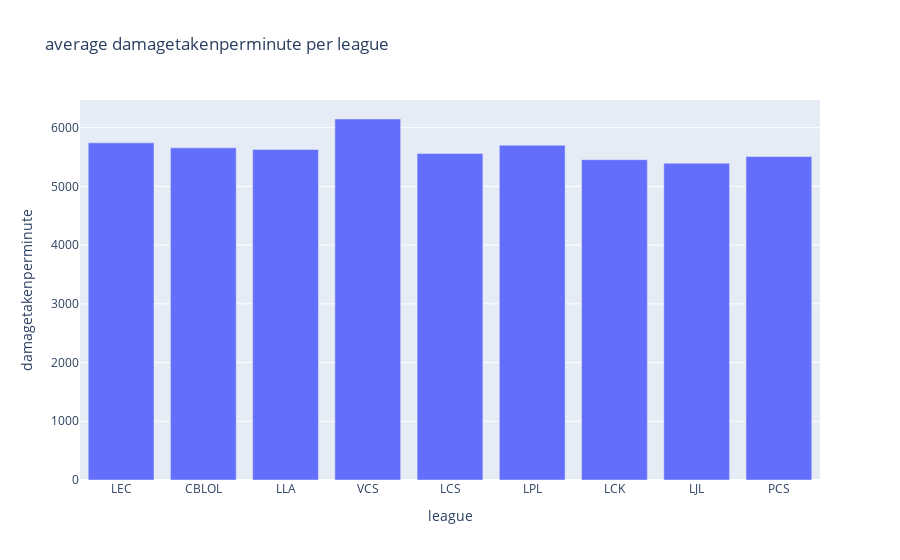

Write notebook code for a chart like this one.
### Code cell
fig = px.bar(averages, x = "league", y = 'damagetakenperminute', title = "average damagetakenperminute per league")
fig.show()

### Figure 1 — Plotly figure (JSON) as saved in the notebook; plotly's stock layout.template omitted (floating-point values rounded to 4 significant figures)
{"data": [{"alignmentgroup": "True", "hovertemplate": "league=%{x}<br>damagetakenperminute=%{y}<extra></extra>", "legendgroup": "", "marker": {"color": "#636efa", "pattern": {"shape": ""}}, "name": "", "offsetgroup": "", "orientation": "v", "showlegend": false, "textposition": "auto", "type": "bar", "x": ["LEC", "CBLOL", "LLA", "VCS", "LCS", "LPL", "LCK", "LJL", "PCS"], "xaxis": "x", "y": [5742.0, 5657.0, 5630.0, 6148.0, 5560.0, 5701.0, 5455.0, 5395.0, 5509.0], "yaxis": "y"}], "layout": {"barmode": "relative", "legend": {"tracegroupgap": 0}, "title": {"text": "average damagetakenperminute per league"}, "xaxis": {"anchor": "y", "domain": [0, 1], "title": {"text": "league"}}, "yaxis": {"anchor": "x", "domain": [0, 1], "title": {"text": "damagetakenperminute"}}}}
